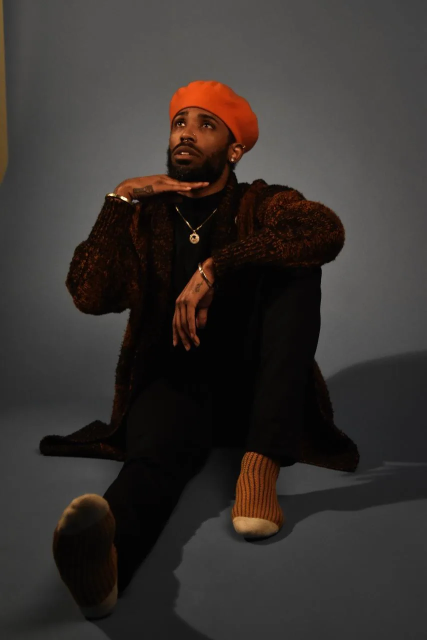
#> input picture images/fulls/beret-portrait.webp, 853 x 1280 px (shown at 1/2 size)
$ python build_images.py ../images/fulls/beret-portrait.webp
#> lines starting #> are read from the running program, lines starting #| are printed output that depends on the picture; after the words box and inside, x2 and y2 are one past the last pixel; in counts of white or black regions, pixels touching at a corner belong together
#> in build, im is the input picture: PIL image 853x1280 RGB; mean R, G, B 55, 49.8, 47
"""Make web-sized copies of photos for the gallery.

Usage: python3 tools/build_images.py path/to/photo.jpg [more photos...]

For each photo writes images/thumbs/<name>.webp (grid tile) and
images/fulls/<name>.webp (lightbox), where <name> is the lowercased file
stem. Camera rotation is applied, white padding (as on Instagram exports)
and stray light edge lines are trimmed, and all metadata (EXIF, GPS) is
dropped. Originals live in
originals/, which is gitignored: everything committed here is published.
"""
import sys
from pathlib import Path

import numpy as np
from PIL import Image, ImageOps

ROOT = Path(__file__).resolve().parent.parent
SIZES = {"thumbs": (1200, 78), "fulls": (2400, 82)}  # long edge px, WebP quality


def trim_box(im: Image.Image) -> tuple:
    """Box of the photo inside Instagram-style padding.

    Padding is centered, so only the white run shared by opposite edges is
    cut; a white studio backdrop touching one edge is left alone.
    """
    white = np.asarray(im.convert("L")) >= 245
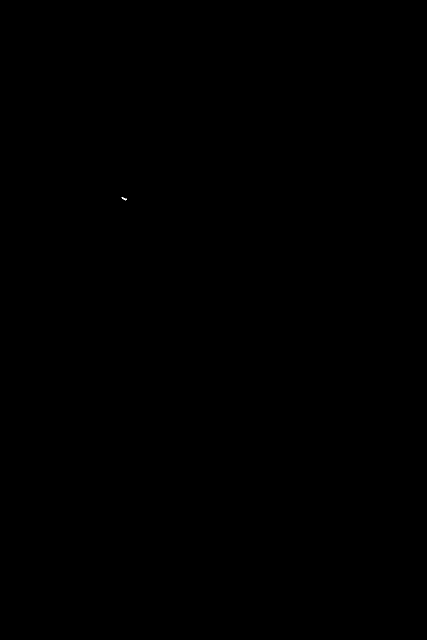
#> white: shape (1280, 853) bool (shown at 1/2 size); 0% white in thin lines or dots, all inside (x1, y1, x2, y2) = (243, 394, 254, 401)
    rows, cols = white.mean(axis=1) >= 0.98, white.mean(axis=0) >= 0.98

    def run(edge):
        # Exports often have a 1px gray hairline outside the padding.
        start = next((i for i in range(4) if edge[i]), None)
        if start is None or edge[start:].all():
            return 0
        return start + int(np.argmin(edge[start:]))

    v = min(run(rows), run(rows[::-1]))
#> v = 0
    h = min(run(cols), run(cols[::-1]))
#> h = 0
    return (h, v, im.width - h, im.height - v)


def hairline_box(im: Image.Image) -> tuple:
    """Box without the 1-3px light lines screenshots and exports leave on an edge.

    A line counts only if it is near-white and clearly brighter than the photo
    just inside it, so a pale studio backdrop is kept.
    """
    g = np.asarray(im.convert("L")).astype(float)
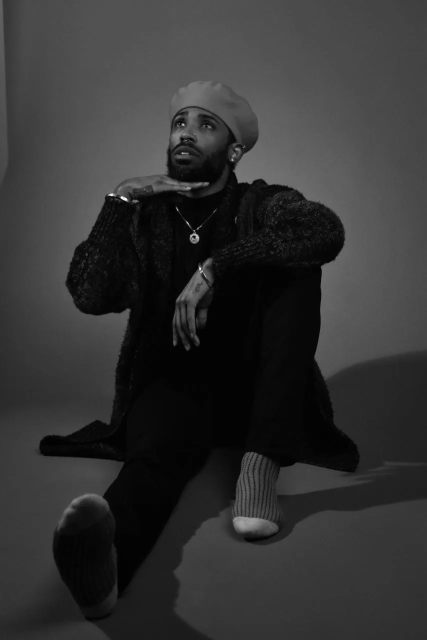
#> g: shape (1280, 853) float64 (shown at 1/2 size); min 0, max 252, mean 50.9

    def lines(edge):
        means = edge.mean(axis=1)
#> means = 1280 values, max 83.68 at index 198, min 15.57 at index 888, mean 50.9
        k = 0
        while k < 3 and means[k] >= 230 and means[k] - means[k + 3] >= 15:
            k += 1
#> this loop made 0 passes
#> after the loop, k = 0
        return k

    top, bottom = lines(g), lines(g[::-1])
#> top = 0; bottom = 0
    left, right = lines(g.T), lines(g.T[::-1])
#> left = 0; right = 0
    return (left, top, im.width - right, im.height - bottom)


def build(src: Path) -> None:
    name = src.stem.lower().replace(" ", "-")
    with Image.open(src) as im:
        im = ImageOps.exif_transpose(im).convert("RGB")
        im = im.crop(trim_box(im))
        im = im.crop(hairline_box(im))
        for folder, (edge, quality) in SIZES.items():
            out = ROOT / "images" / folder / f"{name}.webp"
            copy = im.copy()
            copy.thumbnail((edge, edge), Image.LANCZOS)
            copy.save(out, "WEBP", quality=quality, method=6)
            print(f"{out.relative_to(ROOT)}  {copy.width}x{copy.height}  {out.stat().st_size // 1024} KB")
#> this loop made 1 pass
#> pass 1, in build, `copy.save(out, "WEBP", quality=quality, method=6)`:
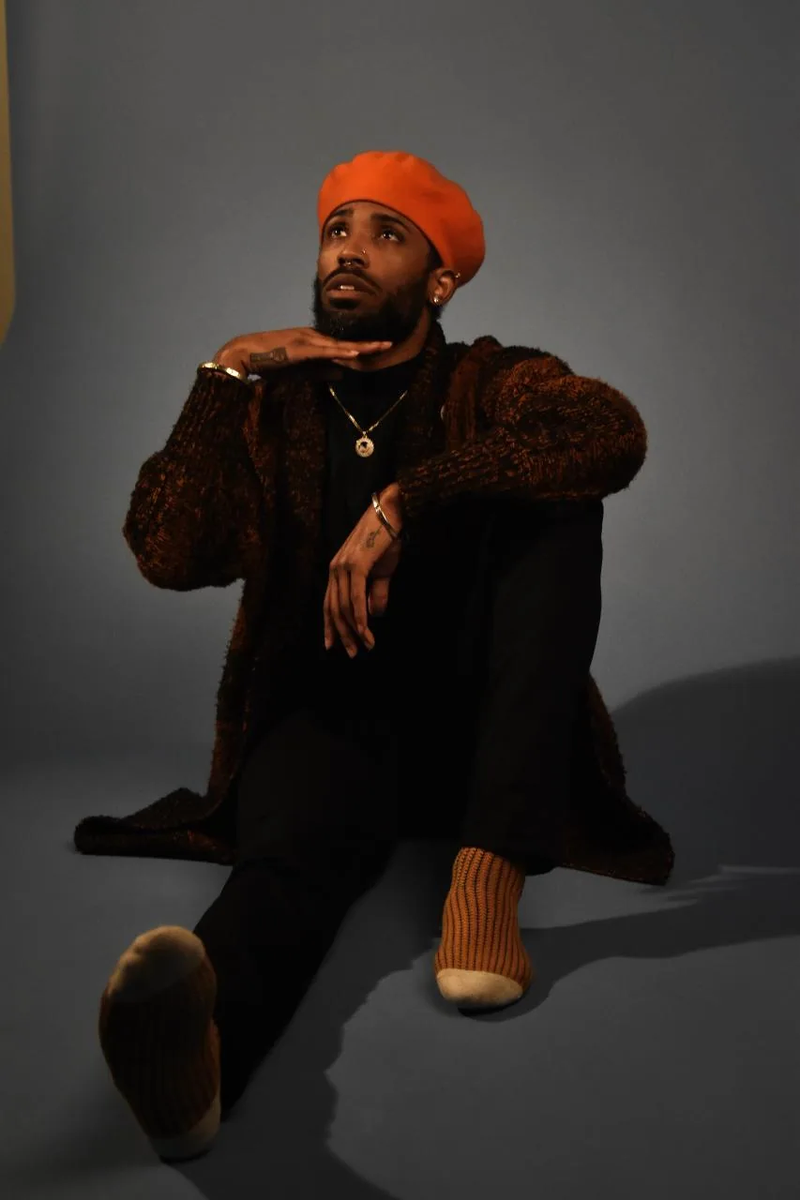
#> saved as beret-portrait.webp: PIL image 800x1200 RGB; mean R, G, B 55, 49.8, 47


if __name__ == "__main__":
    for arg in sys.argv[1:]:
#> (the run stopped early here; a loop or call above may not have finished)

$ run again, on images/fulls/canal.webp
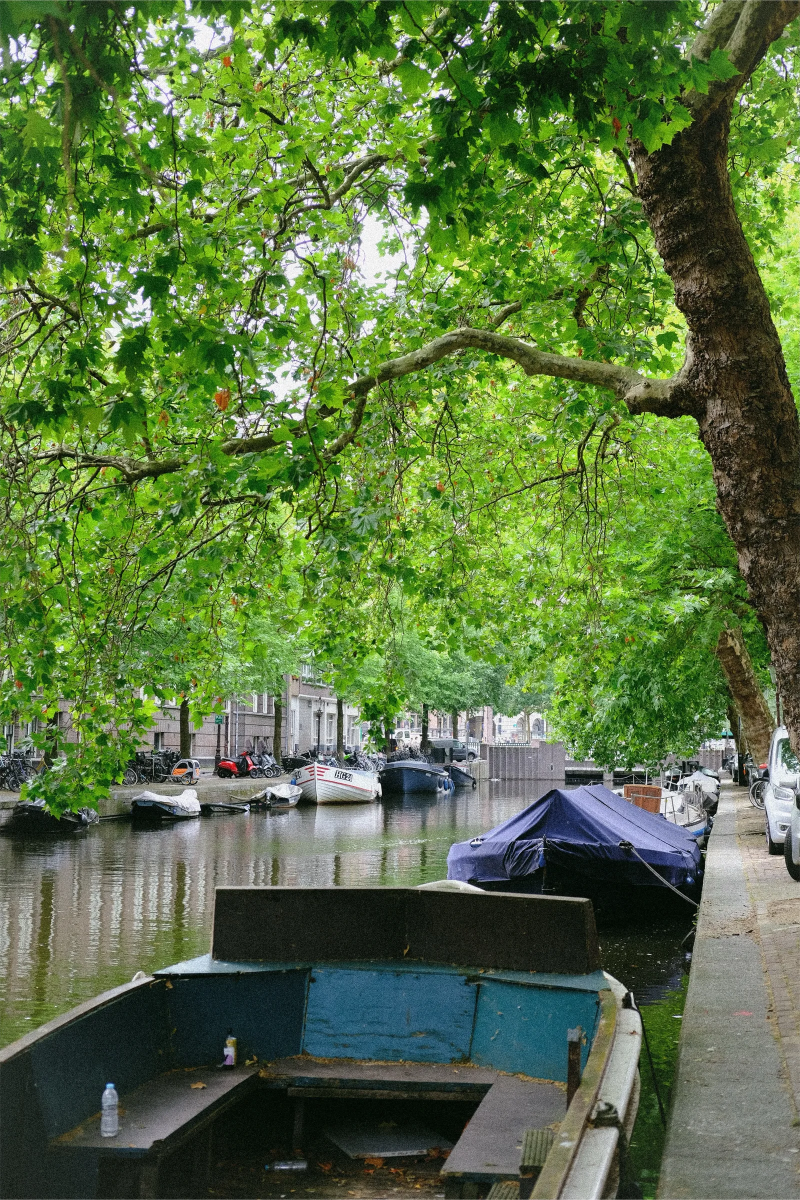
#> input picture images/fulls/canal.webp, 1600 x 2400 px (shown at 1/2 size)
#> in build, im is the input picture: PIL image 1600x2400 RGB; mean R, G, B 90.3, 115, 66.2
#> in trim_box, `white = np.asarray(im.convert("L")) >= 245`:
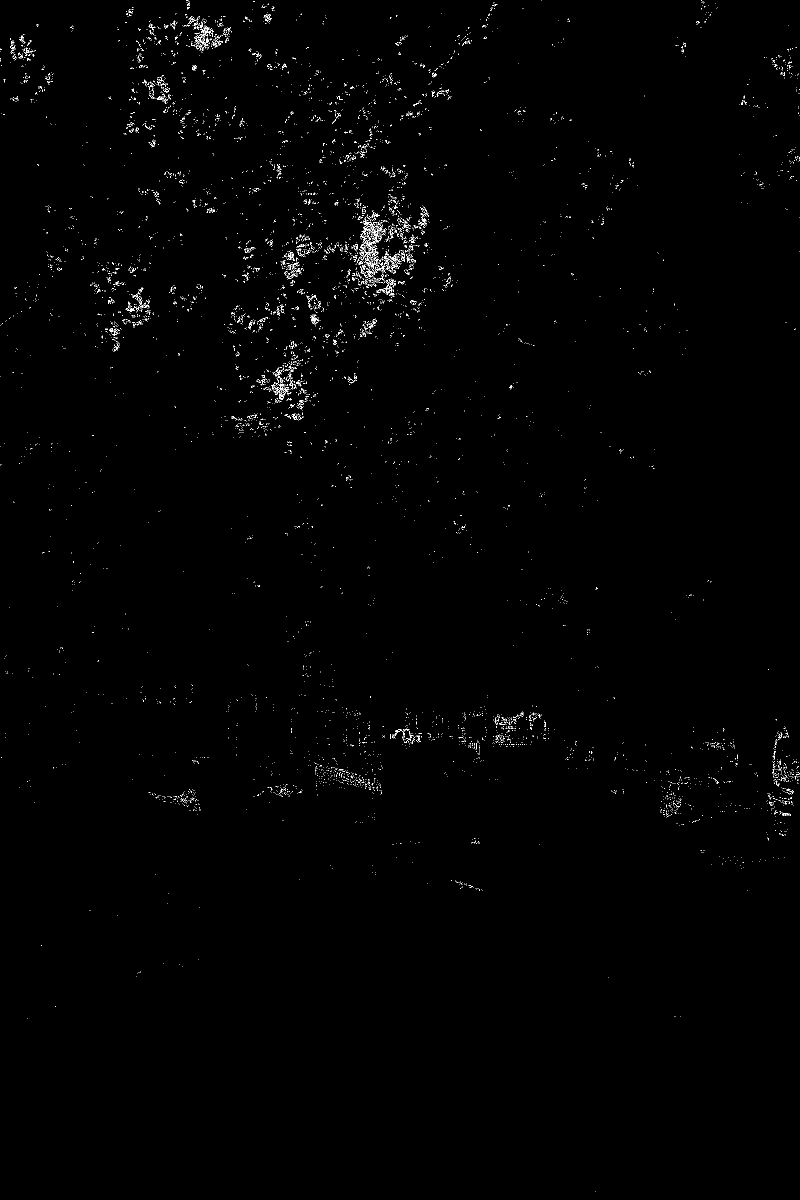
#> white: shape (2400, 1600) bool (shown at 1/2 size); 0.58% white in thin lines or dots
#> v = 0
#> means = 2400 values, max 154.9 at index 0, min 57.81 at index 2356, mean 102.1
#> after the loop in lines, `while k < 3 and means[k] >= 230 and means[k] - means[k + 3] >= 15:`: k = 0
#> the loop in build, `for folder, (edge, quality) in SIZES.items():` made 1 pass
#> pass 1, in build, `copy.save(out, "WEBP", quality=quality, method=6)`:
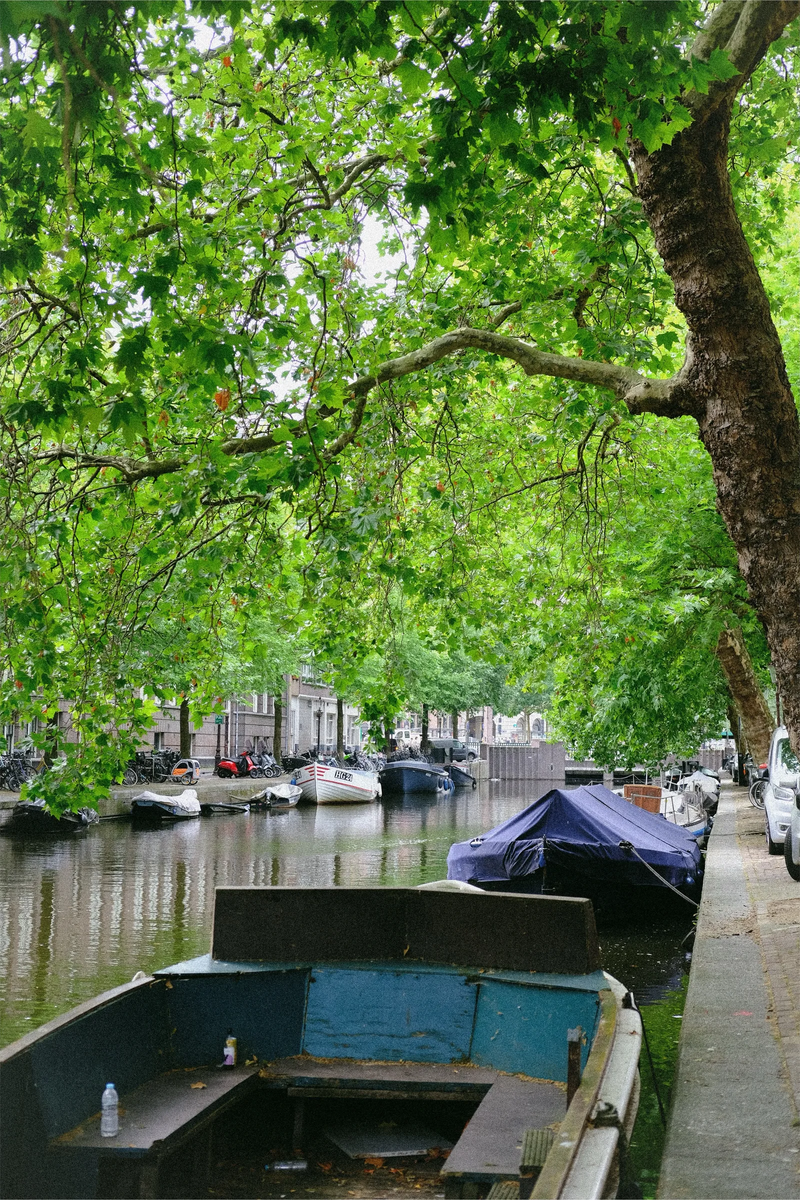
#> saved as canal.webp: PIL image 800x1200 RGB; mean R, G, B 90.3, 115, 66.2
